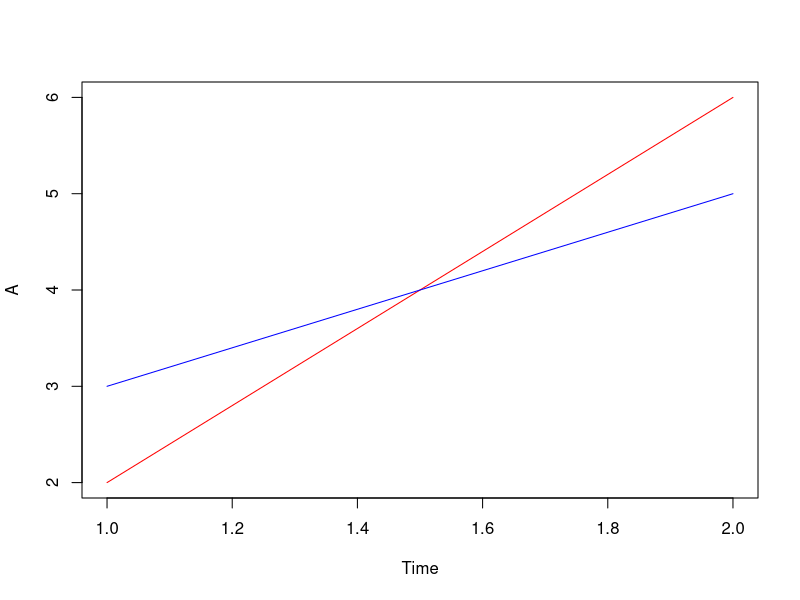
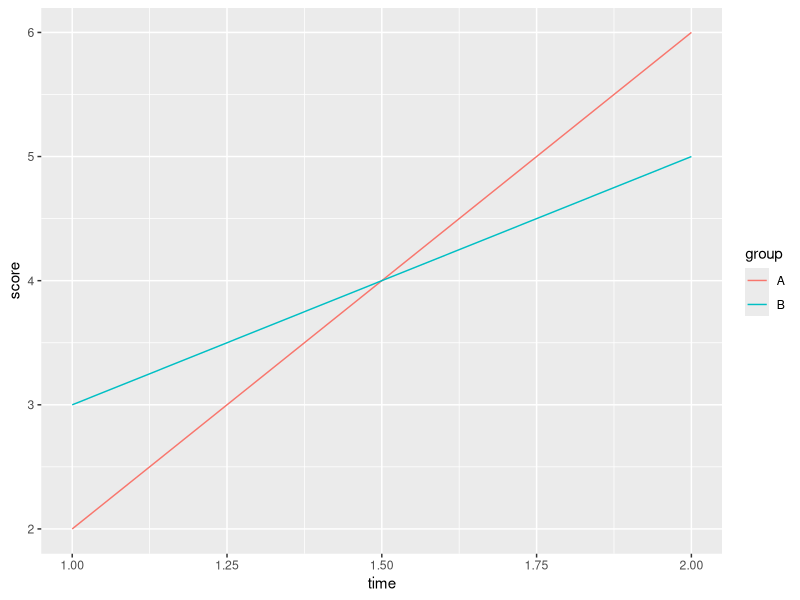
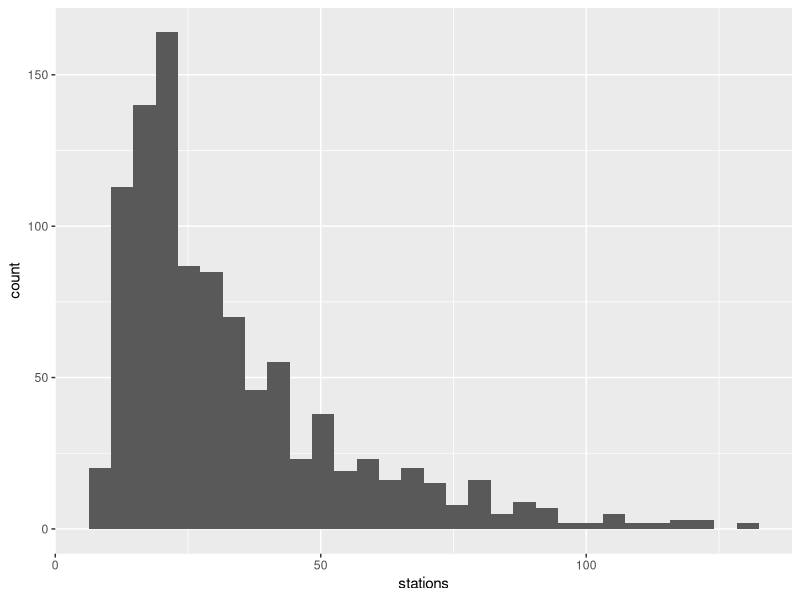
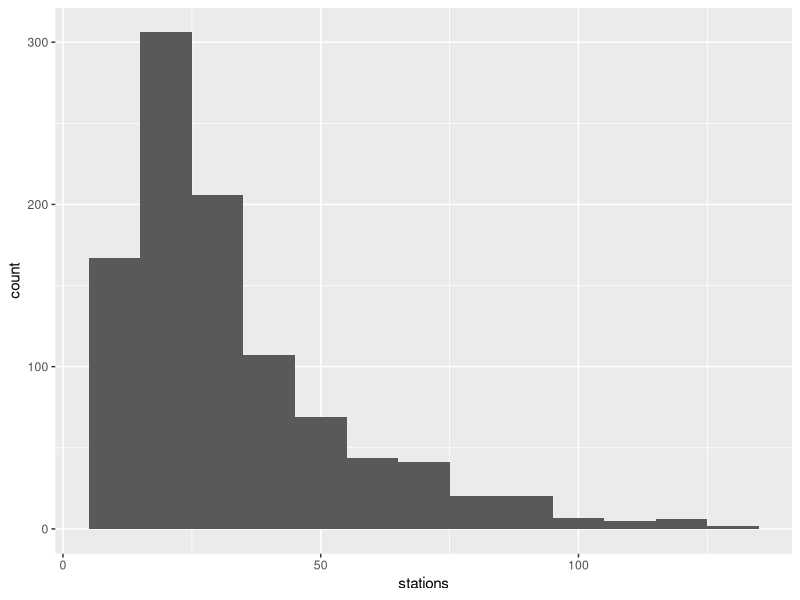
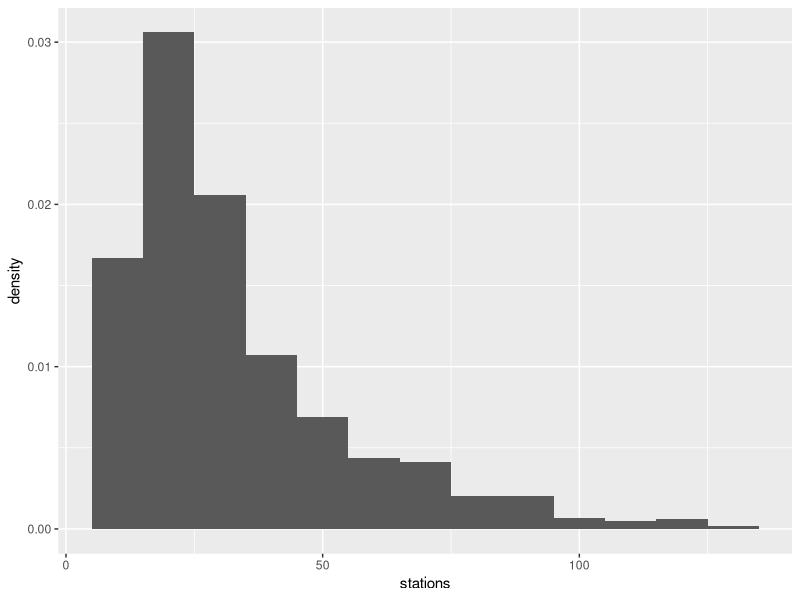
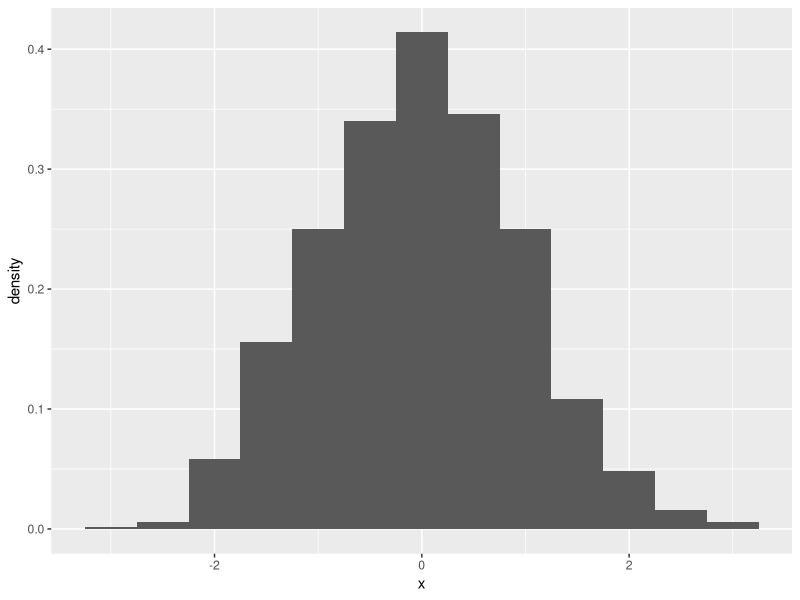
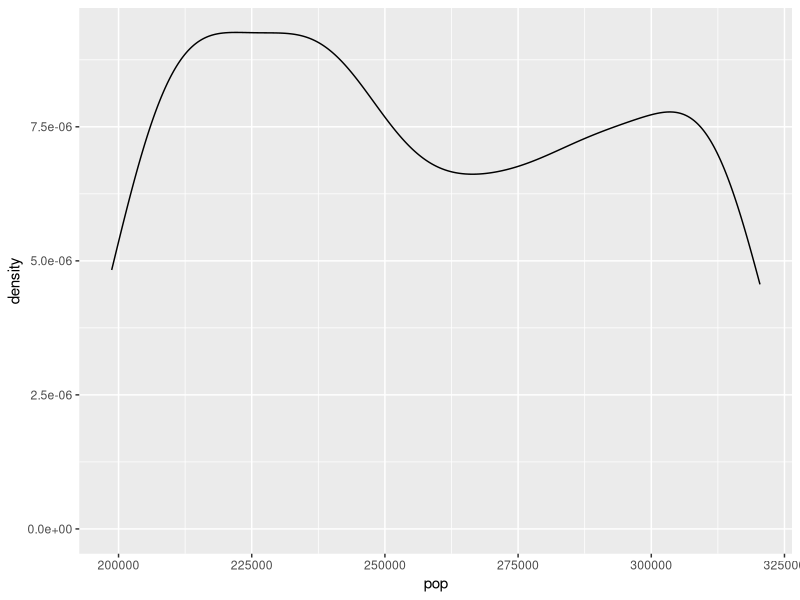
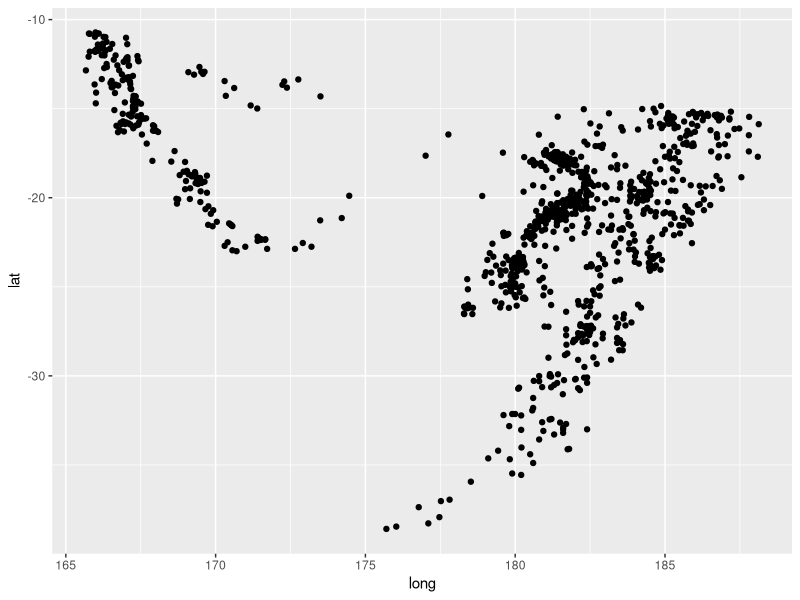

The R script that drew these images, in order:
## ---- chunk 1
options(width=50)
library('ggplot2')
library('dplyr')
library('tidyr')
## ---- chunk 2
Time <- c(1, 2)
A <- c(2, 6)
B <- c(3, 5)
## ---- chunk 3
plot(Time, A, type='l', col='red')
lines(B, col='blue')
## ---- chunk 4
df <- data.frame(time=Time, A=A, B=B )
df.tidy <- gather(df, key=group, value=score, A:B)
## ---- chunk 5
p <- ggplot(df.tidy, aes(x=time, y=score))
p <- p + geom_line(aes(color=group))
p
## ---- chunk 6
p <- ggplot(data=quakes)
## ---- chunk 7
p <- ggplot(quakes, aes(x=depth, y=mag) )
## ---- chunk 8
p <- ggplot(quakes, aes(x=depth, y=mag))
p <- p + geom_point()  # add 'point' geometry to p
## ---- chunk 9
p <- ggplot(quakes, aes(x=stations))
p <- p + geom_histogram()
p
## ---- chunk 10
p <- ggplot(quakes, aes(x=stations))
p <- p + geom_histogram(binwidth=10)
p
## ---- chunk 11
?geom_histogram
## ---- chunk 12
p <- ggplot(quakes, aes(x=stations))
p <- p + geom_histogram(binwidth=10, 
                        aes(y=..density..))
p
## ---- chunk 13
X <- data.frame(x=rnorm(1000))
p <- ggplot(data=X, aes(x=x))
p <- p + geom_histogram(binwidth=0.5, 
                        aes(y=..density..))
p
## ---- chunk 14
p <- ggplot(data=economics, aes(x=pop))
p <- p + geom_density()
p
## ---- chunk 15
p <- ggplot(quakes, aes(x=long, y=lat))
p <- p + geom_point()
p
## ---- chunk 16
d=data.frame(p=c(0:25,32:127))
ggplot() +
scale_y_continuous(name="", breaks=NULL) +
scale_x_continuous(name="", breaks=NULL) +
scale_shape_identity() +
geom_point(data=d, mapping=aes(x=p%%16, y=p%/%16, shape=p), size=2, fill="red") +
geom_text(data=d, mapping=aes(x=p%%16, y=p%/%16+0.25, label=p), size=1.5)
## ---- chunk 17
p <- ggplot(economics, aes(x=date, y=unemploy))
p <- p + geom_line()
p
## ---- chunk 18
d=data.frame(lt=c("blank", "solid", "dashed", "dotted", "dotdash", "longdash",
                  "twodash", "1F", "F1", "4C88C488", "12345678"))
ggplot() +
scale_x_continuous(name="", limits=c(0,1), breaks=NULL) +
scale_y_discrete(name="linetype") +
scale_linetype_identity() +
geom_segment(data=d, mapping=aes(x=0, xend=1, y=lt, yend=lt, linetype=lt))
## ---- chunk 19
p <- ggplot(quakes, aes(x=long, y=lat, size=mag))
p <- p + geom_point(alpha=.3)
p
## ---- chunk 20
p <- ggplot(quakes, aes(x=long, y=lat))
p <- p + geom_point(alpha=.3, aes(size=mag))
p <- p + geom_point(size=1, aes(color=stations))
p
## ---- chunk 21
econ.tidy <- economics %>%
    select(date, unemploy, pop) %>%
    gather(var, value, unemploy:pop)
p <- ggplot(econ.tidy, aes(x=date, y=value))
p <- p + geom_line(aes(linetype=var))
p
## ---- chunk 22
quakes_by_stations <- quakes %>%
    group_by(stations) %>%
    summarize(mdepth=mean(depth), rmag=min(mag)/max(mag))
p <- ggplot(quakes_by_stations, aes(x=stations, y=mdepth))
p <- p + geom_point(alpha=.6, aes(size=rmag, color=stations))
p
